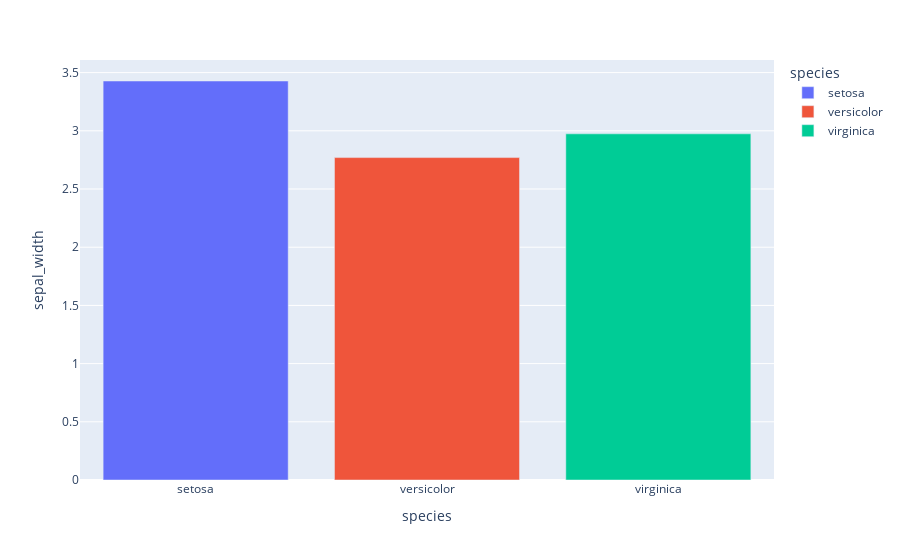

Here is the notebook cell this chart was saved with:
### Code cell
fig3 = px.bar(df_bar,x='species',y='sepal_width',color='species') 
fig3.show()

### Figure 1 — Plotly figure (JSON) as saved in the notebook; plotly's stock layout.template omitted (floating-point values rounded to 4 significant figures)
{"data": [{"alignmentgroup": "True", "hovertemplate": "species=%{x}<br>sepal_width=%{y}<extra></extra>", "legendgroup": "setosa", "marker": {"color": "#636efa", "pattern": {"shape": ""}}, "name": "setosa", "offsetgroup": "setosa", "orientation": "v", "showlegend": true, "textposition": "auto", "type": "bar", "x": ["setosa"], "xaxis": "x", "y": [3.428], "yaxis": "y"}, {"alignmentgroup": "True", "hovertemplate": "species=%{x}<br>sepal_width=%{y}<extra></extra>", "legendgroup": "versicolor", "marker": {"color": "#EF553B", "pattern": {"shape": ""}}, "name": "versicolor", "offsetgroup": "versicolor", "orientation": "v", "showlegend": true, "textposition": "auto", "type": "bar", "x": ["versicolor"], "xaxis": "x", "y": [2.77], "yaxis": "y"}, {"alignmentgroup": "True", "hovertemplate": "species=%{x}<br>sepal_width=%{y}<extra></extra>", "legendgroup": "virginica", "marker": {"color": "#00cc96", "pattern": {"shape": ""}}, "name": "virginica", "offsetgroup": "virginica", "orientation": "v", "showlegend": true, "textposition": "auto", "type": "bar", "x": ["virginica"], "xaxis": "x", "y": [2.974], "yaxis": "y"}], "layout": {"barmode": "relative", "legend": {"title": {"text": "species"}, "tracegroupgap": 0}, "margin": {"t": 60}, "xaxis": {"anchor": "y", "categoryarray": ["setosa", "versicolor", "virginica"], "categoryorder": "array", "domain": [0, 1], "title": {"text": "species"}}, "yaxis": {"anchor": "x", "domain": [0, 1], "title": {"text": "sepal_width"}}}}
